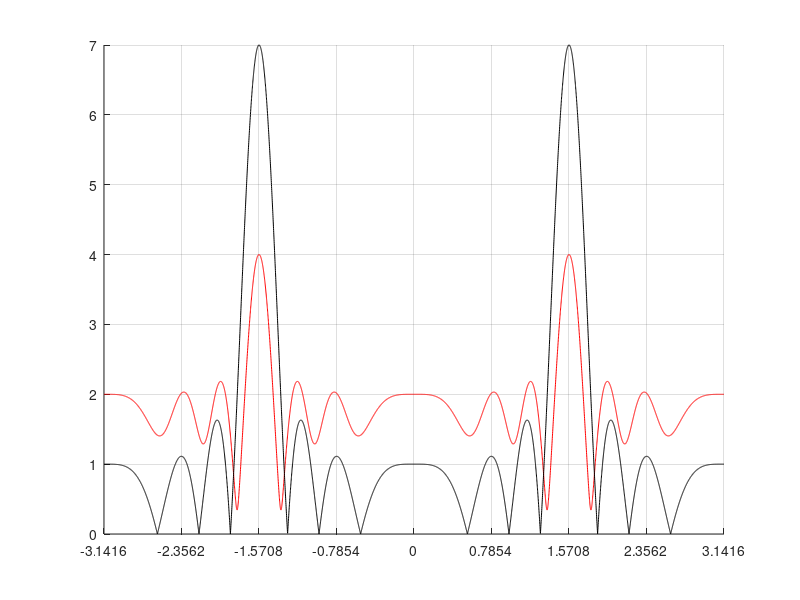

Source code (MATLAB): (Note: this script raises an error after producing the figure.)
clear; close all; clc;
mkdir results
addpath ../common/

w_n = [1, 1, 0, 0, 1, 0, 1];
d_lambda = 0.5;

AF_theta =@(w_n, d_lambda, theta_0) w_n * exp(1j*(0:length(w_n)-1).'* (2*pi*d_lambda * cos(theta_0)));
AF = @(w_n, d_lambda, theta) arrayfun(@(theta_0) AF_theta(w_n, d_lambda, theta_0), theta,'UniformOutput',true);

theta = -pi:0.001:pi;
af_a = abs(AF(w_n, d_lambda, theta));
af_b = abs(AF(ones(1,length(w_n)), d_lambda, theta));


figure; hold on; grid on
plot(theta, af_a, 'r')
plot(theta, af_b, 'k')
xlim([-1, 1]*pi);
xticks((-1:0.25:1)*pi)
xticklabels(arrayfun(@(s) sprintf("%g \\pi", s), (-1:0.25:1),'UniformOutput',true))
exportgraphics(gcf, 'results/AF-plot.pdf', 'Append', false);
set(gca, 'YScale', 'log')
exportgraphics(gcf, 'results/AF-plot-logy.pdf', 'Append', false);


figure; 
polarplot(theta, af_b, 'k')
hold on;
polarplot(theta, af_a, 'r')
set(gca, 'ThetaZeroLocation', "top");
exportgraphics(gcf, 'results/AF-polarplot.pdf', 'Append', false);


%%
figure('units','normalized','outerposition',[0 .25 1 .5])
ax = gca;
outerpos = ax.OuterPosition;
ti = ax.TightInset; 
left = outerpos(1) + ti(1);
bottom = outerpos(2) + ti(2);
ax_width = outerpos(3) - ti(1) - ti(3);
ax_height = outerpos(4) - ti(2) - ti(4);
ax.Position = [left bottom ax_width ax_height];

grid on; hold on
xlim([-1, 1]*pi)
xticks((-1:0.25:1)*pi)
xticklabels(arrayfun(@(s) sprintf("%g \\pi", s), (-1:0.25:1),'UniformOutput',true))
ylim([-2,8])
[~,MaxIdx] = findpeaks(af_a);
[~,MinIdx] = findpeaks(-af_a);

plot(theta, af_a, 'r')
plot(theta(MaxIdx), af_a(MaxIdx), 'xb')
plot(theta(MinIdx), af_a(MinIdx), 'ob')

for i = MaxIdx
    text(theta(i), af_a(i)+.5, sprintf("%.2f\\pi", theta(i)/pi), "HorizontalAlignment", "center", "Color", .3*ones(1,3))
end
for i = MinIdx
    text(theta(i), af_a(i)-.5, sprintf("%.2f\\pi", theta(i)/pi), "HorizontalAlignment", "center", "Color", .3*ones(1,3))
end

idx1 = MinIdx([floor(length(MinIdx) * 1 / 4), floor(length(MinIdx) * 1 / 4) + 1]);
idx2 = MinIdx([floor(length(MinIdx) * 3 / 4), floor(length(MinIdx) * 3 / 4) + 1]);
text(mean(theta(idx1)), mean(af_a(idx1))-1.4, sprintf("BW_{nn} = %.2f\\pi", diff(theta(idx1))/pi), "HorizontalAlignment", "center", "Color", .3*ones(1,3));
text(mean(theta(idx2)), mean(af_a(idx2))-1.4,  sprintf("BW_{nn} = %.2f\\pi", diff(theta(idx2))/pi), "HorizontalAlignment", "center", "Color", .3*ones(1,3));

drawbrace([theta(idx1(2)),af_a(idx1(2))-.8], [theta(idx1(1)),af_a(idx1(1))-.8], 0.006, "Color", "blue")
drawbrace([theta(idx2(2)),af_a(idx2(2))-.8], [theta(idx2(1)),af_a(idx2(1))-.8], 0.006, "Color", "blue")

exportgraphics(gcf, 'results/AF-plot-localmaxmin-a.pdf', 'Append', false);

%%
figure('units','normalized','position',[0 .25 1 .5])
ax = gca;
outerpos = ax.OuterPosition;
ti = ax.TightInset; 
left = outerpos(1) + ti(1);
bottom = outerpos(2) + ti(2);
ax_width = outerpos(3) - ti(1) - ti(3);
ax_height = outerpos(4) - ti(2) - ti(4);
ax.Position = [left bottom ax_width ax_height];

grid on; hold on
xlim([-1, 1]*pi)
xticks((-1:0.25:1)*pi)
xticklabels(arrayfun(@(s) sprintf("%g \\pi", s), (-1:0.25:1),'UniformOutput',true))
ylim([-2,8])
[~,MaxIdx] = findpeaks(af_b);
[~,MinIdx] = findpeaks(-af_b);

plot(theta, af_b, 'k')
plot(theta(MaxIdx), af_b(MaxIdx), 'xb')
plot(theta(MinIdx), af_b(MinIdx), 'ob')

for i = MaxIdx
    text(theta(i), af_b(i)+.5, sprintf("(%.2f\\pi, %g)", theta(i)/pi, round(af_b(i),2)), "HorizontalAlignment", "center", "Color", .3*ones(1,3))
end
for i = MinIdx
    text(theta(i), af_b(i)-.5, sprintf("(%.2f\\pi, %g)", theta(i)/pi, round(af_b(i),2)), "HorizontalAlignment", "center", "Color", .3*ones(1,3))
end
idx1 = MinIdx([floor(length(MinIdx) * 1 / 4), floor(length(MinIdx) * 1 / 4) + 1]);
idx2 = MinIdx([floor(length(MinIdx) * 3 / 4), floor(length(MinIdx) * 3 / 4) + 1]);
text(mean(theta(idx1)), mean(af_b(idx1))-1.4, sprintf("BW_{nn} = %.2f\\pi", diff(theta(idx1))/pi), "HorizontalAlignment", "center", "Color", .3*ones(1,3));
text(mean(theta(idx2)), mean(af_b(idx2))-1.4,  sprintf("BW_{nn} = %.2f\\pi", diff(theta(idx2))/pi), "HorizontalAlignment", "center", "Color", .3*ones(1,3));

drawbrace([theta(idx1(2)),af_b(idx1(2))-.8], [theta(idx1(1)),af_b(idx1(1))-.8], 0.006, "Color", "blue")
drawbrace([theta(idx2(2)),af_b(idx2(2))-.8], [theta(idx2(1)),af_b(idx2(1))-.8], 0.006, "Color", "blue")

exportgraphics(gcf, 'results/AF-plot-localmaxmin-b.pdf', 'Append', false);

%%



